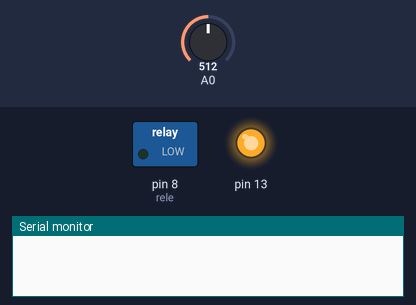
Bench run of a sketch on a simulated Arduino Uno, built with avr-gcc and run on an emulated ATmega328P. On the bench: switched loads named in the sketch (green lamp = pin HIGH), output pins drawn as LEDs (lit = HIGH), the last lines printed to the serial monitor. Inputs (shaded band) come from the test bench; at power-on: A0 = 512.

Above: at 0.1 s.
At 5.8 s:
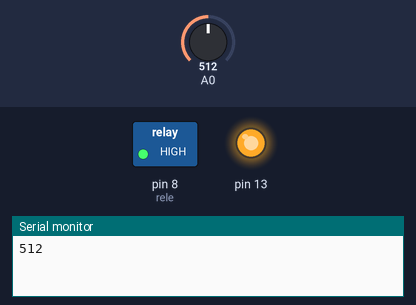
5.9 s: A0 set to 887
8.5 s: A0 set to 910
11.5 s: A0 set to 900
At 13.2 s:
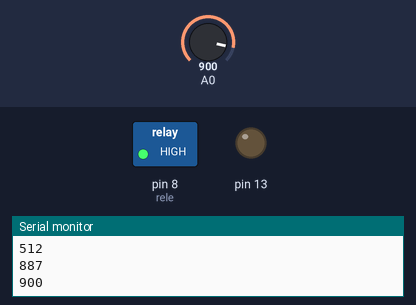
Timing chart, 0 to 18.5 s (numbered marks = the images above; inputs shaded):
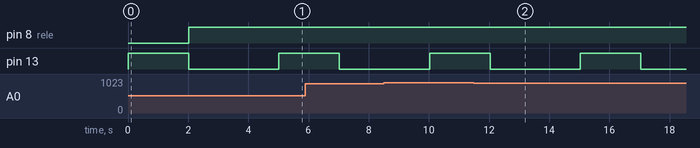

The sketch:

main.ino
```cpp
#include "MoistureSensor.h"

int n_leituras = 10;
int s_umidade = A0;
int rele = 8;

//  limite para ativar a irrigacao
int threshold = 900;

MoistureSensor ms(s_umidade, n_leituras);

const int DELAY = 30 * 100;

/*
 * TODO:
 *    - Calcular o valor correto de acordo com a formula
 *    - Pegar os dados de clima com ESP
 *    - Verificar se o reservatorio precisar ser cheio ou nao
 */

void setup() {
  Serial.begin(9600);
  pinMode(13, OUTPUT);
  pinMode(rele, OUTPUT);
}

void loop() {

  digitalWrite(13, HIGH);

  // tempo para o sensor estabilizar
  delay(2000);

  for (int i = 0; i < n_leituras; i++) {
    ms.reset();
    ms.read();
    delay(1);
  }

  int leitura = ms.getSmoothedReading();
  Serial.println(leitura);

  if (leitura > threshold) {
    digitalWrite(rele, LOW);
  } else {
    digitalWrite(rele, HIGH);
  }

  digitalWrite(13, LOW);
  delay(DELAY);
}
```

MoistureSensor.cpp
```cpp
#include <Arduino.h>
#include "MoistureSensor.h"

MoistureSensor::MoistureSensor(uint8_t ap, uint8_t nr):
analogPin(ap),
readingIndex(0),
numReadings(nr)
{
    this->recents = new int[numReadings];
    for (int i = 0; i < numReadings; i++) {
        this->recents[i] = -1;
    }
}

void MoistureSensor::reset() {
    for (int i = 0; i < this->numReadings; i++) {
        this->recents[i] = -1;
    }
}

void MoistureSensor::read() {
    int vin = analogRead(analogPin);
    recents[readingIndex] = vin;
    readingIndex++;
    readingIndex %= this->numReadings;
}

int MoistureSensor::getSmoothedReading() {
    float sum = 0;
    float count = 0;

    // throw out the highest and lowest
    int maxval = -10000;
    int minval = 10000;
    int minindex = -1;
    int maxindex = -1;
    int validReadings = 0;

    for (int i = 0; i < this->numReadings; i++) {
        float reading = recents[i];
        if (reading < minval) {
            minval = reading;
            minindex = i;
        }
        if (reading > maxval) {
            maxval = reading;
            maxindex = i;
        }
        if (reading >= 0) {
            validReadings++;
        }
    }

    for (int i = 0; i < this->numReadings; i++) {
        if (validReadings > 2 && (i == minindex || i == maxindex)) {
            continue;
        }

        float reading = recents[i];
        if (reading > 0) {
            sum += reading;
            count++;
        }
    }
    if (count == 0) {
        return 0;
    }
    return sum/count;
}
```

MoistureSensor.h
```cpp
#ifndef _MoistureSensor_h
#ifdef __cplusplus
#define _MoistureSensor_h

#include <inttypes.h>

class MoistureSensor {

public:
    MoistureSensor(uint8_t analogPin, uint8_t numReadings);
    void reset();
    void read();
    int getSmoothedReading();

private:
    uint8_t numReadings;
    uint8_t readingIndex;
    uint8_t analogPin;
    int*  recents;

};

#endif // __cplusplus
#endif /* _MoistureSensor_h */
```

Measured:
- after the input at 11.5 s, pin 8 (rele): stays HIGH (without the input it goes to LOW after 0.54 s)
